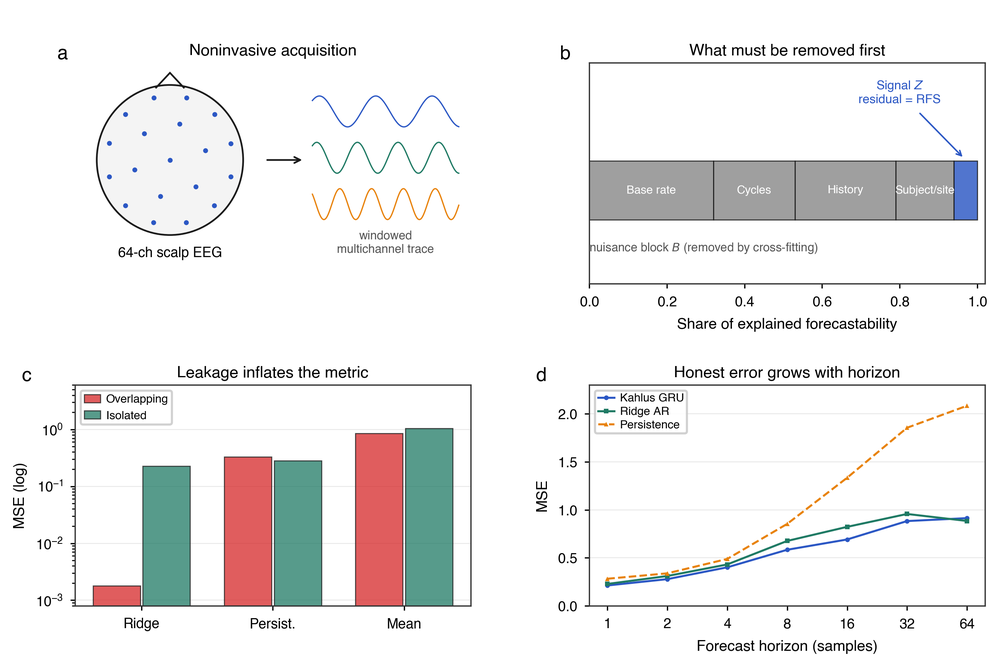
#> input picture docs/paper/vertical_figures/source_wide/image1.png, 1000 x 662 px, shrunk from 2600 x 1720 before the run; its folder holds only this picture in this run
$ python panels.py
#> lines starting #> are read from the running program, lines starting #| are printed output that depends on the picture; after the words box and inside, x2 and y2 are one past the last pixel; in counts of white or black regions, pixels touching at a corner belong together
"""Detect panel bounding boxes in the wide multi-panel source figures.

Pure geometry. We recursively split a region wherever a *low ink density*
band runs the full width or height of that region, alternating axes. Strict
zero-ink splitting is not enough because adjacent matplotlib panels often
have a stray tick label or legend that bridges the visual gutter.

Nothing here draws or synthesizes content. The boxes produced are the only
regions the composer is permitted to copy, which is what keeps the output
provably a crop of the original artwork.
"""

from __future__ import annotations

import json
from pathlib import Path

import numpy as np
from PIL import Image

ROOT = Path(__file__).resolve().parents[1]
SRC = ROOT / "source_wide"
BG_TOL = 12  # per-channel distance from white still counted as background


def ink_mask(im: Image.Image) -> np.ndarray:
    """True where the pixel is *not* background."""
    a = np.asarray(im.convert("RGB")).astype(np.int16)
    return (255 - a).max(axis=2) > BG_TOL


def _runs(flags: np.ndarray) -> list[tuple[int, int]]:
    """Contiguous [start, end) runs where flags is True."""
    out: list[tuple[int, int]] = []
    start = None
    for i, v in enumerate(flags):
        if v and start is None:
            start = i
        elif not v and start is not None:
            out.append((start, i))
            start = None
    if start is not None:
        out.append((start, len(flags)))
    return out


def _gap_runs(mask: np.ndarray, axis: int, density: float, min_gap: int) -> list[tuple[int, int]]:
    """Interior low-density bands along `axis` that are at least min_gap wide."""
    prof = mask.sum(axis=1 - axis)
    span = mask.shape[1 - axis]
    quiet = prof <= max(1, int(density * span))
    runs = [r for r in _runs(quiet) if r[1] - r[0] >= min_gap]
    n = mask.shape[axis]
    return [r for r in runs if r[0] > 0 and r[1] < n]  # interior only


def _tight(mask: np.ndarray, box: tuple[int, int, int, int]) -> tuple[int, int, int, int] | None:
    """Shrink a box to its ink."""
    y0, y1, x0, x1 = box
    sub = mask[y0:y1, x0:x1]
    ys = np.where(sub.any(axis=1))[0]
    xs = np.where(sub.any(axis=0))[0]
    if len(ys) == 0 or len(xs) == 0:
        return None
    return (y0 + int(ys[0]), y0 + int(ys[-1]) + 1, x0 + int(xs[0]), x0 + int(xs[-1]) + 1)


def _split_once(mask: np.ndarray, box: tuple[int, int, int, int], axis: int,
                density: float, min_gap: int) -> list[tuple[int, int, int, int]] | None:
    """Split box along axis at its widest interior quiet band. None if no split."""
    y0, y1, x0, x1 = box
    sub = mask[y0:y1, x0:x1]
    gaps = _gap_runs(sub, axis, density, min_gap)
    if not gaps:
        return None
    base = y0 if axis == 0 else x0
    cuts = [base] + [base + (g[0] + g[1]) // 2 for g in gaps] + [base + sub.shape[axis]]
    parts = []
    for a, b in zip(cuts[:-1], cuts[1:]):
        piece = (a, b, x0, x1) if axis == 0 else (y0, y1, a, b)
        t = _tight(mask, piece)
        if t is not None:
            parts.append(t)
    return parts if len(parts) > 1 else None


def _grid(mask: np.ndarray, root: tuple[int, int, int, int], density: float,
          min_gap_frac: float) -> list[tuple[int, int, int, int]]:
    """Split into a plot grid: rows first, then columns within each row.

    Depth is capped at two on purpose. These sources are matplotlib subplot
    grids, so one row pass plus one column pass recovers exactly the panels.
    Recursing deeper starts carving up the *insides* of a single diagram.
    """
    h, w = mask.shape
    row_gap = max(8, int(min_gap_frac * h))
    col_gap = max(8, int(min_gap_frac * w))
    rows = _split_once(mask, root, 0, density, row_gap) or [root]
    out: list[tuple[int, int, int, int]] = []
    for r in rows:
        out.extend(_split_once(mask, r, 1, density, col_gap) or [r])
    return out


def _absorb_fragments(boxes: list[tuple[int, int, int, int]],
                      frac_of_max: float) -> list[tuple[int, int, int, int]]:
    """Merge slivers (axis labels, caption strips, tick rows) into real panels.

    A fragment is identified per *dimension*, not by area. A caption strip can
    be very wide, so its area clears any sensible area threshold while its
    height is a fifth of a real panel's. A genuine panel is substantial in both
    width and height relative to the largest box; a sliver is thin in at least
    one. The largest box anchors the comparison because it is a stable proxy
    for "one real panel", whereas a median collapses toward the fragments once
    several appear.

    Fragments are merged into the nearest surviving panel rather than dropped,
    since a shared y-axis label or a footnote is genuine content from the
    original figure and discarding it would silently alter the artwork.
    """
    if len(boxes) < 2:
        return boxes
    cur = list(boxes)
    for _ in range(8):  # converges quickly; bounded so it cannot spin
        max_w = max(b[3] - b[2] for b in cur)
        max_h = max(b[1] - b[0] for b in cur)
        is_panel = lambda b: (  # noqa: E731
            (b[3] - b[2]) >= frac_of_max * max_w and (b[1] - b[0]) >= frac_of_max * max_h)
        big = [b for b in cur if is_panel(b)]
        small = [b for b in cur if not is_panel(b)]
        if not small or not big:
            return cur
        for s in small:
            cy, cx = (s[0] + s[1]) / 2, (s[2] + s[3]) / 2
            j = min(range(len(big)), key=lambda i: (
                max(0, big[i][0] - cy, cy - big[i][1]) ** 2
                + max(0, big[i][2] - cx, cx - big[i][3]) ** 2))
            y0, y1, x0, x1 = big[j]
            big[j] = (min(y0, s[0]), max(y1, s[1]), min(x0, s[2]), max(x1, s[3]))
        cur = big
    return cur


def detect(path: Path, density: float = 0.004, min_gap_frac: float = 0.018,
           frac_of_max: float = 0.30) -> list[dict]:
    """Return panel boxes as dicts with x, y, w, h in native source pixels."""
    im = Image.open(path)
    mask = ink_mask(im)
    h, w = mask.shape
    root = _tight(mask, (0, h, 0, w))
    if root is None:
        return []
    raw = _grid(mask, root, density, min_gap_frac)
    raw = _absorb_fragments(raw, frac_of_max)
    boxes = [{"x": x0, "y": y0, "w": x1 - x0, "h": y1 - y0} for y0, y1, x0, x1 in raw]
    boxes.sort(key=lambda b: (b["y"] // max(1, h // 12), b["x"]))
    return boxes


def main() -> None:
    report = {}
    for p in sorted(SRC.glob("*.png")):
        im = Image.open(p)
#> im is the input picture: PIL image 1000x662 RGBA; mean R, G, B, A 237.9, 237.1, 236.9, 255
        boxes = detect(p)
#> in ink_mask, `return (255 - a).max(axis=2) > BG_TOL`:
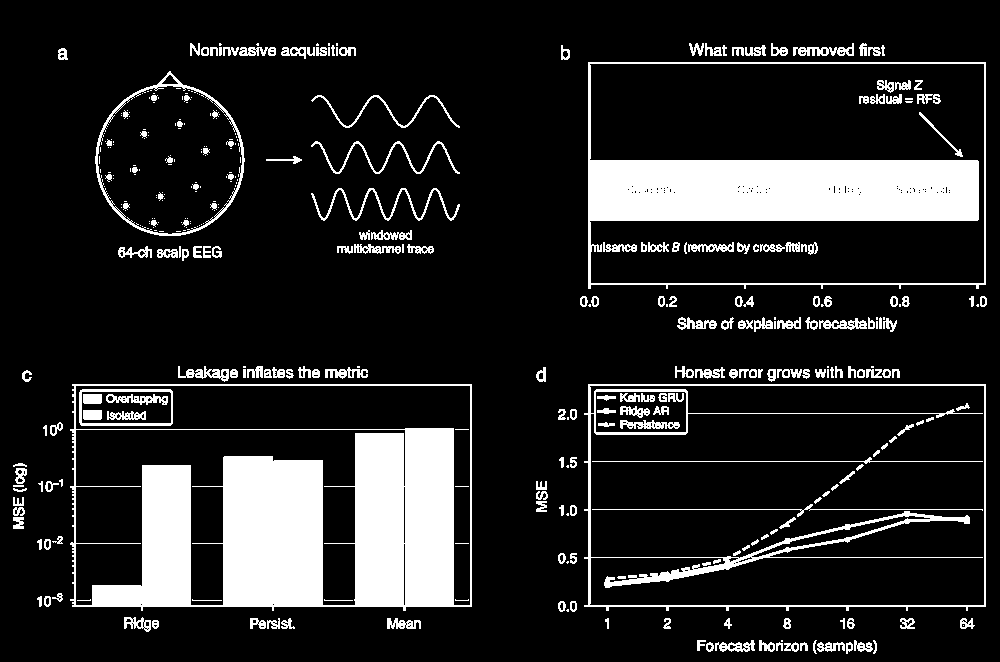
#> returned value: shape (662, 1000) bool; 15% white; 383 white regions (155 under 20 px), largest, box (x1, y1, x2, y2) and area: (70, 384, 472, 611) 42901, (588, 62, 986, 289) 26366, (584, 384, 986, 611) 6767
#> in _tight, `ys = np.where(sub.any(axis=1))[0]`: ys = 543 values from 43 to 653
#> in _tight, `xs = np.where(sub.any(axis=0))[0]`: xs = 890 values from 13 to 986
#> in detect, `root = _tight(mask, (0, h, 0, w))`: root = (43, 654, 13, 987)
#> in _split_once, `y0, y1, x0, x1 = box`: y0 = 43; y1 = 654; x0 = 13; x1 = 987
#> in _split_once, `sub = mask[y0:y1, x0:x1]`:
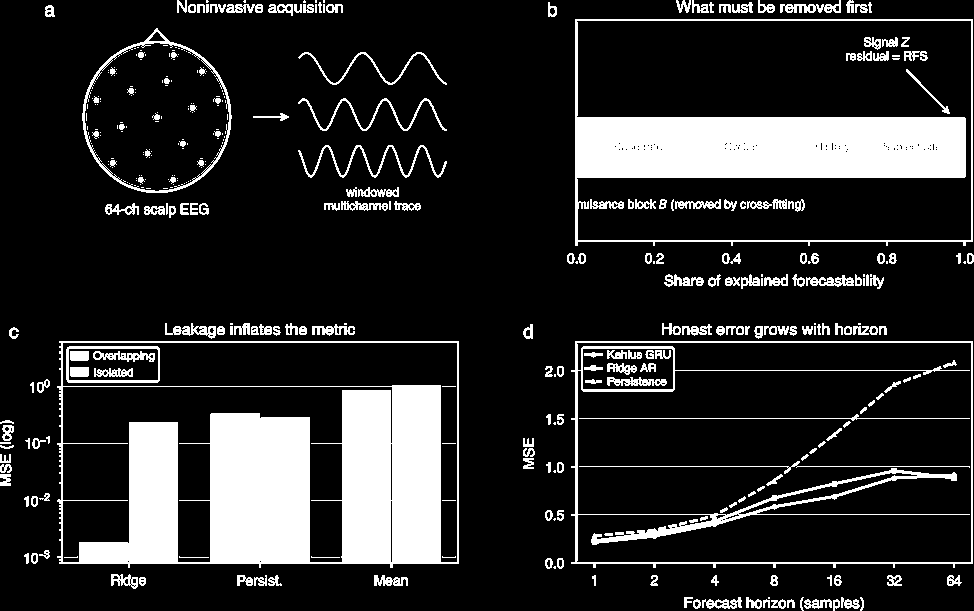
#> sub: shape (611, 974) bool; 16.7% white; 383 white regions (155 under 20 px), largest, box (x1, y1, x2, y2) and area: (57, 341, 459, 568) 42901, (575, 19, 973, 246) 26366, (571, 341, 973, 568) 6767
#> in _gap_runs, `prof = mask.sum(axis=1 - axis)`: prof = 611 values, max 819 at index 562, min 0 at index 17, mean 162.3
#> the loop in _runs, `for i, v in enumerate(flags):` made 611 passes
#> v on passes 1 to 8: False, False, False, False, False, False, False, False
#> after the loop in _runs, `for i, v in enumerate(flags):`: out = [(17, 19), (246, 253), (264, 274), (289, 323), (339, 341), (569, 574), (588, 597)]
#> in _gap_runs, `runs = [r for r in _runs(quiet) if r[1] - r[0] >= min_gap]`: runs = [(289, 323)]
#> in _split_once, `base = y0 if axis == 0 else x0`: base = 43
#> in _split_once, `cuts = [base] + [base + (g[0] + g[1]) // 2 for g in gaps] + [base + su..`: cuts = [43, 349, 654]
#> the loop in _split_once, `for a, b in zip(cuts[:-1], cuts[1:]):` made 2 passes
#> (a, b, y0 in _tight, y1 in _tight, x0 in _tight, x1 in _tight, t) on passes 1 to 2: (43, 349, 43, 349, 13, 987, (43, 332, 58, 987)), (349, 654, 349, 654, 13, 987, (366, 654, 13, 986))
#> pass 1, in _tight (call 2), `sub = mask[y0:y1, x0:x1]`:
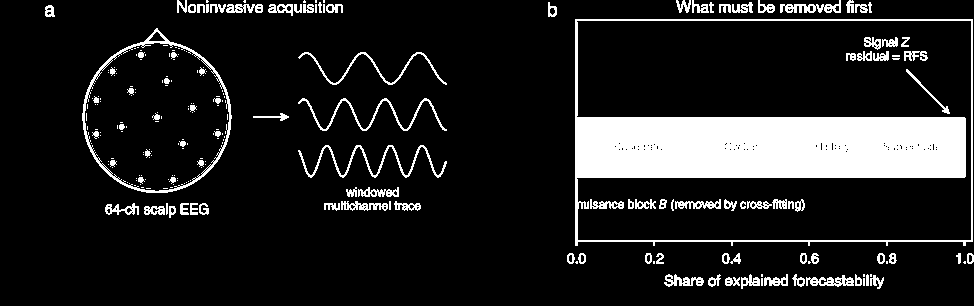
#> sub: shape (306, 974) bool; 12.9% white; 239 white regions (137 under 20 px), largest, box (x1, y1, x2, y2) and area: (575, 19, 973, 246) 26366, (82, 28, 232, 193) 1562, (298, 145, 447, 178) 755
#> after the loop in _split_once, `for a, b in zip(cuts[:-1], cuts[1:]):`: parts = [(43, 332, 58, 987), (366, 654, 13, 986)]
#> the loop in _grid, `for r in rows:` made 2 passes
#> (r, gaps in _split_once) on pass 1: ((43, 332, 58, 987), [(10, 37), (402, 503)])
#> pass 1, in _split_once (call 2), `sub = mask[y0:y1, x0:x1]`:
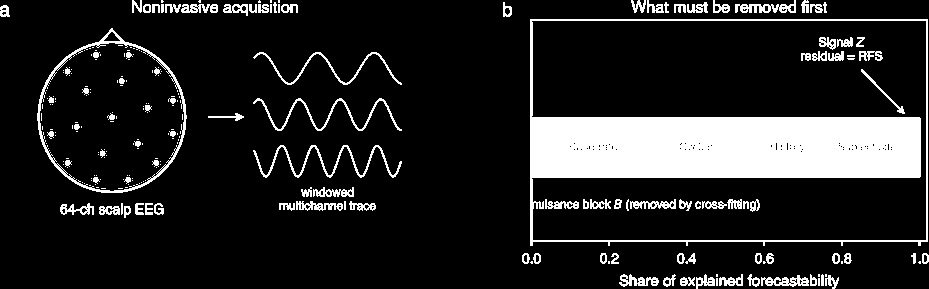
#> sub: shape (289, 929) bool; 14.3% white; 239 white regions (137 under 20 px), largest, box (x1, y1, x2, y2) and area: (530, 19, 928, 246) 26366, (37, 28, 187, 193) 1562, (253, 145, 402, 178) 755
#> pass 1, in _tight (call 4), `sub = mask[y0:y1, x0:x1]`:
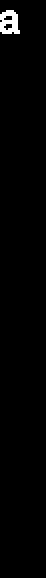
#> sub: shape (289, 23) bool (shown 2 times larger); 1.3% white; 1 white region, box (x1, y1, x2, y2) and area: (0, 5, 10, 17) 85
#> pass 1, in _tight (call 5), `sub = mask[y0:y1, x0:x1]`:
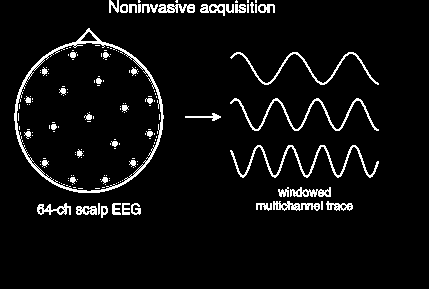
#> sub: shape (289, 429) bool; 5.5% white in thin lines or dots, all inside (x1, y1, x2, y2) = (14, 0, 379, 218)
#> pass 1, in _tight (call 6), `sub = mask[y0:y1, x0:x1]`:
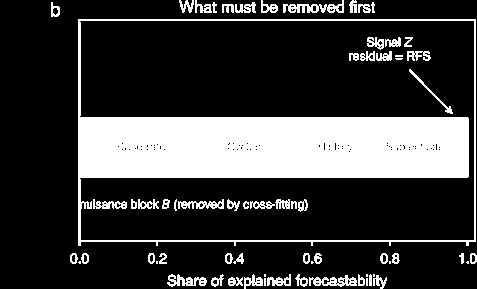
#> sub: shape (289, 477) bool; 22.9% white; 66 white regions (12 under 20 px), largest, box (x1, y1, x2, y2) and area: (78, 19, 476, 246) 26366, (283, 0, 344, 13) 382, (309, 275, 357, 287) 311
#> after the loop in _grid, `for r in rows:`: out = [(48, 60, 58, 68), (43, 261, 95, 460), (43, 332, 561, 987), (366, 632, 13, 472), (366, 654, 536, 986)]
#> in detect, `raw = _grid(mask, root, density, min_gap_frac)`: raw has the same summary as out in _grid
#> in _absorb_fragments, `cur = list(boxes)`: cur has the same summary as out in _grid
#> the loop in _absorb_fragments, `for _ in range(8):` made 2 passes
#> (max_w, max_h, small) on pass 1: (459, 289, [(48, 60, 58, 68)])
#> in detect, `raw = _absorb_fragments(raw, frac_of_max)`: raw = [(43, 261, 58, 460), (43, 332, 561, 987), (366, 632, 13, 472), (366, 654, 536, 986)]
#> in detect, `boxes = [{"x": x0, "y": y0, "w": x1 - x0, "h": y1 - y0} for y0, y1, x0..`: boxes = 4 items
#> boxes = 4 items
        report[p.name] = {"size": list(im.size), "n_panels": len(boxes), "panels": boxes}
        print(f"{p.name}  {im.size[0]}x{im.size[1]}  panels={len(boxes)}")
#| image1.png  1000x662  panels=4
        for i, b in enumerate(boxes):
            print(f"    [{i}] x={b['x']:5d} y={b['y']:5d} w={b['w']:5d} h={b['h']:5d}")
#> this loop made 4 passes
#> b on passes 1 to 4: {'x': 58, 'y': 43, 'w': 402, 'h': 218}, {'x': 561, 'y': 43, 'w': 426, 'h': 289}, {'x': 13, 'y': 366, 'w': 459, 'h': 266}, {'x': 536, 'y': 366, 'w': 450, 'h': 288}
#> (printed output is left out)
    (ROOT / "panels.json").write_text(json.dumps(report, indent=2))


if __name__ == "__main__":
    main()

$ run again, on docs/paper/vertical_figures/source_wide/image5.png
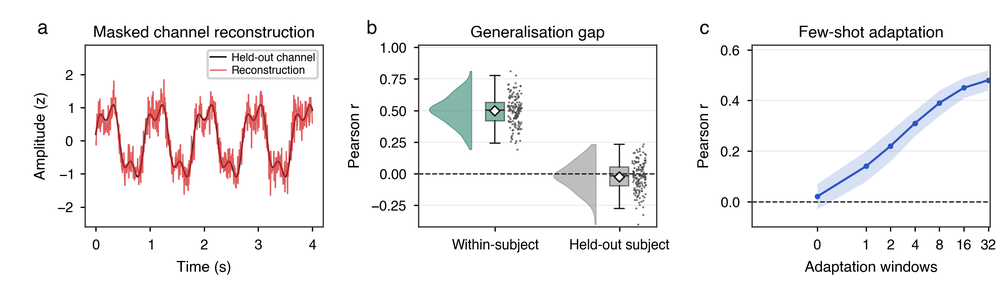
#> input picture docs/paper/vertical_figures/source_wide/image5.png, 1000 x 289 px, shrunk from 2600 x 752 before the run
#> in main, im is the input picture: PIL image 1000x289 RGBA; mean R, G, B, A 243, 241.1, 241.5, 255
#> in ink_mask, `return (255 - a).max(axis=2) > BG_TOL`:
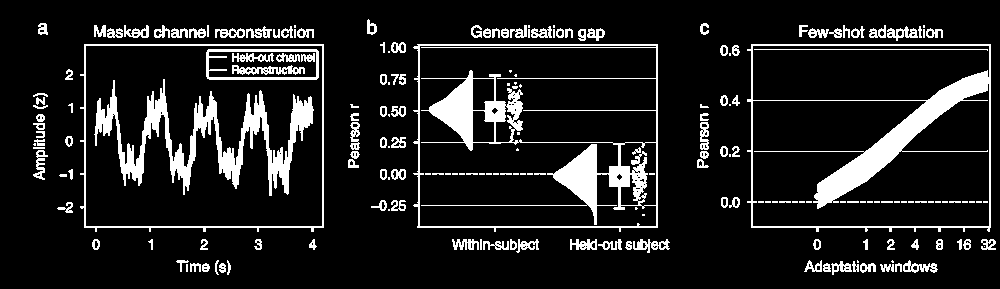
#> returned value: shape (289, 1000) bool; 12.3% white; 199 white regions (63 under 20 px), largest, box (x1, y1, x2, y2) and area: (413, 44, 658, 232) 8397, (747, 44, 991, 232) 6757, (94, 79, 314, 196) 6718
#> ys = 241 values from 19 to 274
#> xs = 861 values from 33 to 995
#> root = (19, 275, 33, 996)
#> in _split_once, `y0, y1, x0, x1 = box`: y0 = 19; y1 = 275; x0 = 33; x1 = 996
#> prof = 256 values, max 742 at index 26, min 0 at index 22, mean 138.4
#> the loop in _runs, `for i, v in enumerate(flags):` made 256 passes
#> v on passes 1 to 8: True, True, True, True, False, False, False, False
#> after the loop in _runs, `for i, v in enumerate(flags):`: out = [(0, 4), (22, 23), (213, 220), (234, 241)]
#> runs = []
#> rows = [(19, 275, 33, 996)]
#> the loop in _grid, `for r in rows:` made 1 pass
#> (r, gaps in _split_once) on pass 1: ((19, 275, 33, 996), [(291, 315), (637, 664)])
#> pass 1, in _tight (call 4), `sub = mask[y0:y1, x0:x1]`:
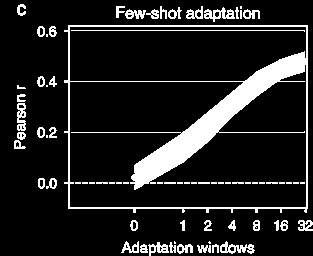
#> sub: shape (256, 313) bool; 12.9% white; 74 white regions (28 under 20 px), largest, box (x1, y1, x2, y2) and area: (64, 25, 308, 213) 6757, (71, 30, 305, 32) 235, (204, 7, 235, 22) 220
#> after the loop in _grid, `for r in rows:`: out = [(23, 275, 33, 324), (19, 253, 348, 670), (23, 275, 697, 996)]
#> raw has the same summary as out in _grid
#> cur has the same summary as out in _grid
#> the loop in _absorb_fragments, `for _ in range(8):` made 1 pass
#> (max_w, max_h) on pass 1: (322, 252)
#> in detect, `boxes = [{"x": x0, "y": y0, "w": x1 - x0, "h": y1 - y0} for y0, y1, x0..`: boxes = 3 items
#| image5.png  1000x289  panels=3
#> the loop in main, `for i, b in enumerate(boxes):` made 3 passes
#> b on passes 1 to 3: {'x': 33, 'y': 23, 'w': 291, 'h': 252}, {'x': 348, 'y': 19, 'w': 322, 'h': 234}, {'x': 697, 'y': 23, 'w': 299, 'h': 252}
#> (printed output is left out)
